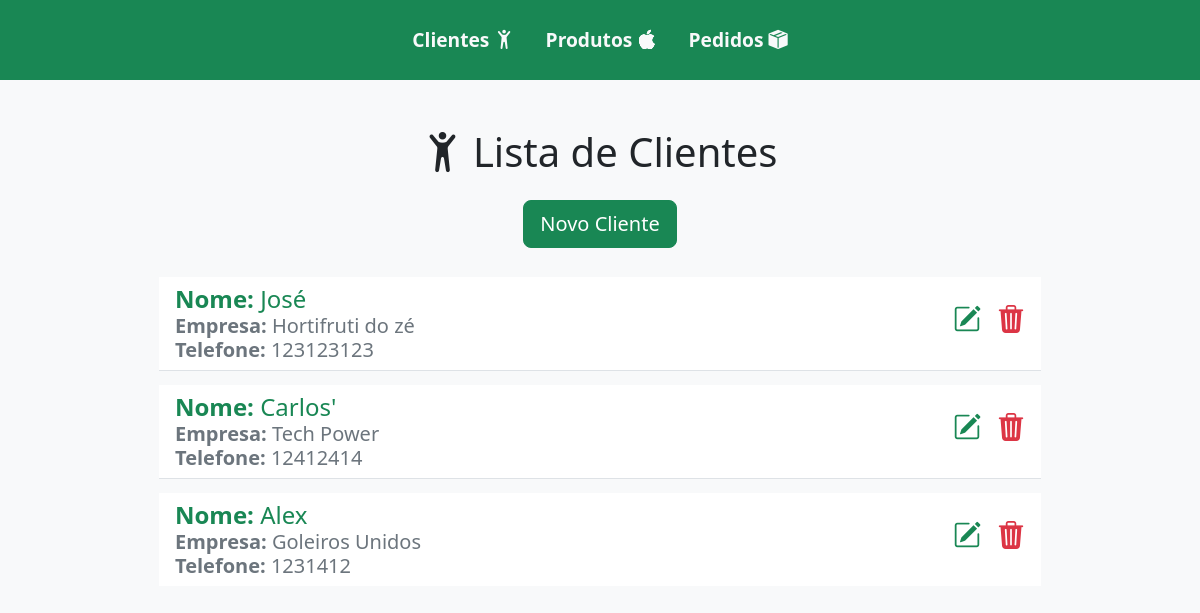
The page / on the database its author committed.
### fazenda/models.py (models this page shows, shortened)
class Cliente(models.Model):
    nome = models.CharField(max_length=100)
    empresa = models.CharField(max_length=100, blank=True, null=True)
    telefone = models.CharField(max_length=20)

### fazenda/views.py (the view)
# urls.py: path("", views.listar_clientes, name="listar_clientes"),
def listar_clientes(request):
    clientes = Cliente.objects.all()  # type: ignore
    return render(request, "listar_clientes.html", {"clientes": clientes})

### fazenda/templates/listar_clientes.html (shortened to what this page needs)
{% extends 'base.html' %}
{% load static %}
{% block content %}
    <div class="container-fluid d-flex flex-column justify-content-center align-items-center">
        <h1 class="">
            <i class="bi bi-person-arms-up"></i> Lista de Clientes
        </h1>
        <a class="btn btn-success btn-lg btn-block mb-4 mt-3"
           href="{% url 'criar_cliente' %}">Novo Cliente</a>
        <ul class="h5 list-group list-group-flush w-75 d-flex flex-column justify-content-center align-items-center">
            {% for cliente in clientes %}
                <li class="list-group-item list-group-item-action d-flex justify-content-between align-items-center list">
                    <div class="d-flex flex-column">
                        <span class="fs-4 text-success"><b>Nome: </b> {{ cliente.nome }}</span>
                        <span class="text-secondary"><b>Empresa: </b> {{ cliente.empresa }}</span>
                        <span class="text-secondary"><b>Telefone: </b> {{ cliente.telefone }}</span>
                    </div>
                    <div class="d-flex justify-content-between align-items-center btns h3">
                        <a href="{% url 'atualizar_cliente' cliente.pk %}"><i class="bi bi-pencil-square text-success"></i></a>
                        <a href="{% url 'deletar_cliente' cliente.pk %}"><i class="bi bi-trash3-fill text-danger ico"></i></a>
                    </div>
                </li>
            {% endfor %}
        </ul>
    </div>
{% endblock %}

### fazenda/templates/base.html (style rules this page uses)
* { margin: 0; padding: 0; }
body { overflow-x: hidden; }
.list { margin-top: 0.3rem; margin-bottom: 0.6rem; }
.ico { margin-left: 1rem; }

### rows shown on the page
Cliente: nome "José", empresa "Hortifruti do zé", telefone "123123123"
Cliente: nome "Carlos'", empresa "Tech Power", telefone "12412414"
Cliente: nome "Alex", empresa "Goleiros Unidos", telefone "1231412"
